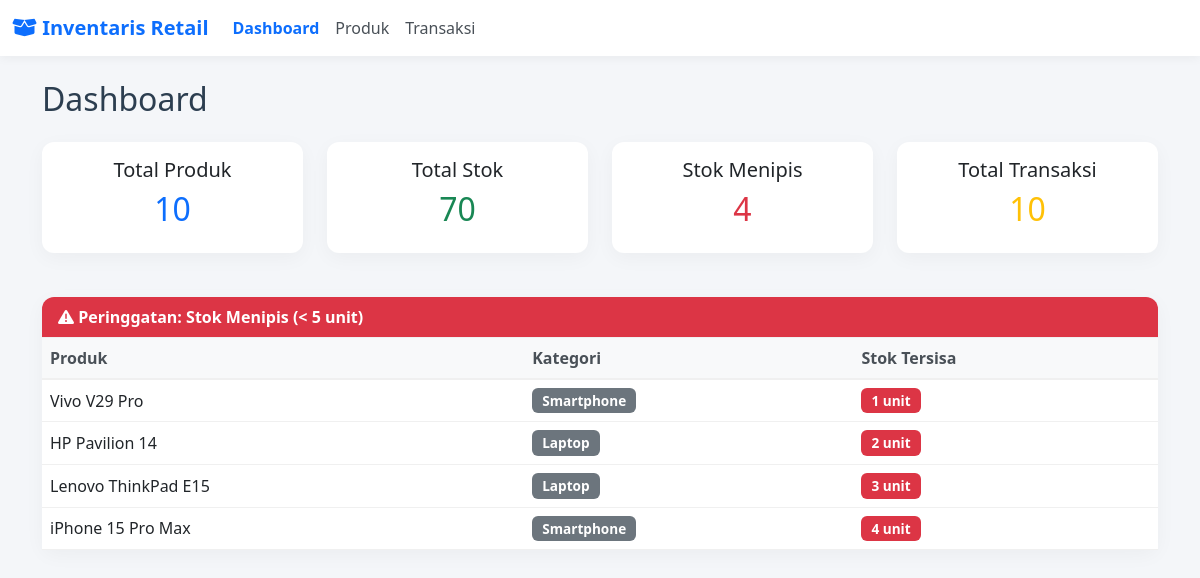
The page / on the database its author committed.
### tables this page shows
CREATE TABLE IF NOT EXISTS `products` (
  `id`           INT UNSIGNED    NOT NULL AUTO_INCREMENT,
  `nama_produk`  VARCHAR(150)    NOT NULL,
  `kategori`     ENUM('Laptop','Smartphone') NOT NULL,
  `stok`         INT UNSIGNED    NOT NULL DEFAULT 0,
  `harga`        DECIMAL(15,2)   NOT NULL DEFAULT 0.00,
  `spesifikasi`  TEXT            NULL,
  `created_at`   TIMESTAMP       NOT NULL DEFAULT CURRENT_TIMESTAMP,
  `updated_at`   TIMESTAMP       NOT NULL DEFAULT CURRENT_TIMESTAMP ON UPDATE CURRENT_TIMESTAMP,
  PRIMARY KEY (`id`)
);

### config/Database.php (called while the page is built, shortened)
<?php
class Database
{
    private static ?Database $instance = null;
    private PDO $pdo;
    private string $host     = 'localhost';
    private string $dbname   = 'inventaris_retail';
    private string $username = 'root';
    private string $password = '';
    private string $charset  = 'utf8mb4';
    private int    $port     = 3306;
    private function __construct()
    {
        $dsn = "mysql:host={$this->host};port={$this->port};dbname={$this->dbname};charset={$this->charset}";
        $options = [
            PDO::ATTR_ERRMODE            => PDO::ERRMODE_EXCEPTION,
            PDO::ATTR_DEFAULT_FETCH_MODE => PDO::FETCH_ASSOC,
            PDO::ATTR_EMULATE_PREPARES   => false,
        ];
        try {
            $this->pdo = new PDO($dsn, $this->username, $this->password, $options);
        } catch (PDOException $e) {
            die(json_encode([
                'error' => true,
                'message' => 'Connection failed: ' . $e->getMessage()
            ]));
        }
    }
    public static function getInstance(): Database
    {
        if (self::$instance === null) {
            self::$instance = new Database();
        }
        return self::$instance;
    }
    public function getConnection(): PDO
    {
        return $this->pdo;
    }
}

### controllers/ProductController.php (called while the page is built, shortened)
<?php
require_once __DIR__ . '/../config/Database.php';
class ProductController
{
    private PDO $db;
    public function __construct()
    {
        $this->db = Database::getInstance()->getConnection();
    }
    public function getLowStockProducts(): array
    {
        $stmt = $this->db->query("SELECT * FROM products WHERE stok < 5 ORDER BY stok ASC");
        return $stmt->fetchAll();
    }
    public function getDashboardStats(): array
    {
        $row = $this->db->query(
            "SELECT
                COUNT(*) AS total_produk,
                SUM(stok) AS total_stok,
                SUM(CASE WHEN stok < 5 THEN 1 ELSE 0 END) AS stok_menipis,
                SUM(CASE WHEN kategori = 'Laptop' THEN 1 ELSE 0 END) AS total_laptop,
                SUM(CASE WHEN kategori = 'Smartphone' THEN 1 ELSE 0 END) AS total_smartphone
             FROM products"
        )->fetch();
        $totalTx = $this->db->query("SELECT COUNT(*) AS total FROM transactions")->fetch();
        $row['total_transaksi'] = $totalTx['total'];
        return $row;
    }
}

### views/dashboard.php (the view)
<?php require __DIR__ . '/layout/header.php'; ?>
<h2 class="mb-4">Dashboard</h2>
<div class="row">
    <div class="col-md-3">
        <div class="card text-center">
            <div class="card-body">
                <h5 class="card-title">Total Produk</h5>
                <h2 class="text-primary"><?= number_format($stats['total_produk'] ?? 0) ?></h2>
            </div>
        </div>
    </div>
    <div class="col-md-3">
        <div class="card text-center">
            <div class="card-body">
                <h5 class="card-title">Total Stok</h5>
                <h2 class="text-success"><?= number_format($stats['total_stok'] ?? 0) ?></h2>
            </div>
        </div>
    </div>
    <div class="col-md-3">
        <div class="card text-center">
            <div class="card-body">
                <h5 class="card-title">Stok Menipis</h5>
                <h2 class="text-danger"><?= number_format($stats['stok_menipis'] ?? 0) ?></h2>
            </div>
        </div>
    </div>
    <div class="col-md-3">
        <div class="card text-center">
            <div class="card-body">
                <h5 class="card-title">Total Transaksi</h5>
                <h2 class="text-warning"><?= number_format($stats['total_transaksi'] ?? 0) ?></h2>
            </div>
        </div>
    </div>
</div>
<?php if (!empty($lowStock)): ?>
    <div class="card mt-4 border-danger">
        <div class="card-header bg-danger text-white">
            <i class="fas fa-exclamation-triangle"></i> Peringgatan: Stok Menipis (< 5 unit)
        </div>
        <div class="card-body p-0">
            <table class="table table-hover mb-0">
                <thead>
                    <tr>
                        <th>Produk</th>
                        <th>Kategori</th>
                        <th>Stok Tersisa</th>
                    </tr>
                </thead>
                <tbody>
                    <?php foreach ($lowStock as $p): ?>
                        <tr>
                            <td><?= htmlspecialchars($p['nama_produk']) ?></td>
                            <td><span class="badge bg-secondary"><?= $p['kategori'] ?></span></td>
                            <td><span class="badge bg-danger"><?= $p['stok'] ?> unit</span></td>
                        </tr>
                    <?php endforeach; ?>
                </tbody>
            </table>
        </div>
    </div>
<?php endif; ?>
<?php require __DIR__ . '/layout/footer.php'; ?>

### assets/css/style.css (style rules this page uses)
body { background-color: #f4f6f9; color: #2c3e50; font-family: 'Segoe UI', Tahoma, Geneva, Verdana, sans-serif; }
.card { background-color: #ffffff; border: none; border-radius: 12px; box-shadow: 0 5px 20px rgba(0,0,0,0.04); margin-bottom: 20px; }
.card-header { background-color: #ffffff; border-bottom: 1px solid #f0f0f0; font-weight: bold; color: #2c3e50; border-top-left-radius: 12px !important; border-top-right-radius: 12px !important; }
.table { color: #2c3e50; }
.table th { background-color: #f8f9fa; border-bottom: 2px solid #e9ecef; color: #495057; font-weight: 600; }
.table td, .table th { border-color: #f0f0f0; vertical-align: middle; }
.badge { font-size: 0.85em; padding: 6px 10px; border-radius: 6px; }
.card-header.bg-danger { background-color: #dc3545 !important; color: white !important; }

### rows shown on the page
products: nama_produk "Vivo V29 Pro", kategori "Smartphone", stok "1"
products: nama_produk "HP Pavilion 14", kategori "Laptop", stok "2"
products: nama_produk "Lenovo ThinkPad E15", kategori "Laptop", stok "3"
products: nama_produk "iPhone 15 Pro Max", kategori "Smartphone", stok "4"

### other values the page prints
$stats['total_produk'] "10"
$stats['total_stok'] "70"
$stats['stok_menipis'] "4"
$stats['total_transaksi'] "10"
